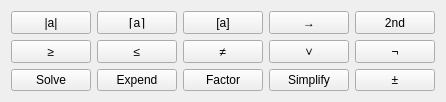
      <widget class="QWidget" name="tab_alge">
       <attribute name="title">
        <string>Algebra</string>
       </attribute>
       <layout class="QGridLayout" name="gridLayout_11">
        <item row="0" column="0">
         <layout class="QGridLayout" name="gridLayout_2">
          <item row="0" column="1">
           <widget class="QPushButton" name="pushButton_cefl">
            <property name="sizePolicy">
             <sizepolicy hsizetype="Expanding" vsizetype="Expanding">
              <horstretch>0</horstretch>
              <verstretch>0</verstretch>
             </sizepolicy>
            </property>
            <property name="text">
             <string>⌈a⌉</string>
            </property>
           </widget>
          </item>
          <item row="1" column="0">
           <widget class="QPushButton" name="pushButton_ge">
            <property name="sizePolicy">
             <sizepolicy hsizetype="Expanding" vsizetype="Expanding">
              <horstretch>0</horstretch>
              <verstretch>0</verstretch>
             </sizepolicy>
            </property>
            <property name="text">
             <string>≥</string>
            </property>
           </widget>
          </item>
          <item row="0" column="0">
           <widget class="QPushButton" name="pushButton_abs">
            <property name="sizePolicy">
             <sizepolicy hsizetype="Expanding" vsizetype="Expanding">
              <horstretch>0</horstretch>
              <verstretch>0</verstretch>
             </sizepolicy>
            </property>
            <property name="text">
             <string>|a|</string>
            </property>
           </widget>
          </item>
          <item row="2" column="0">
           <widget class="QPushButton" name="pushButton_sol">
            <property name="sizePolicy">
             <sizepolicy hsizetype="Expanding" vsizetype="Expanding">
              <horstretch>0</horstretch>
              <verstretch>0</verstretch>
             </sizepolicy>
            </property>
            <property name="text">
             <string>Solve</string>
            </property>
           </widget>
          </item>
          <item row="1" column="1">
           <widget class="QPushButton" name="pushButton_le">
            <property name="sizePolicy">
             <sizepolicy hsizetype="Expanding" vsizetype="Expanding">
              <horstretch>0</horstretch>
              <verstretch>0</verstretch>
             </sizepolicy>
            </property>
            <property name="text">
             <string>≤</string>
            </property>
           </widget>
          </item>
          <item row="2" column="1">
           <widget class="QPushButton" name="pushButton_exp">
            <property name="sizePolicy">
             <sizepolicy hsizetype="Expanding" vsizetype="Expanding">
              <horstretch>0</horstretch>
              <verstretch>0</verstretch>
             </sizepolicy>
            </property>
            <property name="text">
             <string>Expend</string>
            </property>
           </widget>
          </item>
          <item row="2" column="2">
           <widget class="QPushButton" name="pushButton_fac">
            <property name="sizePolicy">
             <sizepolicy hsizetype="Expanding" vsizetype="Expanding">
              <horstretch>0</horstretch>
              <verstretch>0</verstretch>
             </sizepolicy>
            </property>
            <property name="text">
             <string>Factor</string>
            </property>
           </widget>
          </item>
          <item row="2" column="3">
           <widget class="QPushButton" name="pushButton_sim">
            <property name="sizePolicy">
             <sizepolicy hsizetype="Expanding" vsizetype="Expanding">
              <horstretch>0</horstretch>
              <verstretch>0</verstretch>
             </sizepolicy>
            </property>
            <property name="text">
             <string>Simplify</string>
            </property>
           </widget>
          </item>
          <item row="2" column="4">
           <widget class="QPushButton" name="pushButton_ps">
            <property name="sizePolicy">
             <sizepolicy hsizetype="Expanding" vsizetype="Expanding">
              <horstretch>0</horstretch>
              <verstretch>0</verstretch>
             </sizepolicy>
            </property>
            <property name="text">
             <string>±</string>
            </property>
           </widget>
          </item>
          <item row="1" column="2">
           <widget class="QPushButton" name="pushButton_ne">
            <property name="sizePolicy">
             <sizepolicy hsizetype="Expanding" vsizetype="Expanding">
              <horstretch>0</horstretch>
              <verstretch>0</verstretch>
             </sizepolicy>
            </property>
            <property name="text">
             <string>≠</string>
            </property>
           </widget>
          </item>
          <item row="0" column="2">
           <widget class="QPushButton" name="pushButton_gidp">
            <property name="sizePolicy">
             <sizepolicy hsizetype="Expanding" vsizetype="Expanding">
              <horstretch>0</horstretch>
              <verstretch>0</verstretch>
             </sizepolicy>
            </property>
            <property name="text">
             <string>[a]</string>
            </property>
           </widget>
          </item>
          <item row="0" column="4">
           <widget class="QPushButton" name="pushButton_2nda">
            <property name="sizePolicy">
             <sizepolicy hsizetype="Expanding" vsizetype="Expanding">
              <horstretch>0</horstretch>
              <verstretch>0</verstretch>
             </sizepolicy>
            </property>
            <property name="text">
             <string>2nd</string>
            </property>
           </widget>
          </item>
          <item row="1" column="3">
           <widget class="QPushButton" name="pushButton_oa">
            <property name="sizePolicy">
             <sizepolicy hsizetype="Expanding" vsizetype="Expanding">
              <horstretch>0</horstretch>
              <verstretch>0</verstretch>
             </sizepolicy>
            </property>
            <property name="text">
             <string>∨</string>
            </property>
           </widget>
          </item>
          <item row="1" column="4">
           <widget class="QPushButton" name="pushButton_noxo">
            <property name="sizePolicy">
             <sizepolicy hsizetype="Expanding" vsizetype="Expanding">
              <horstretch>0</horstretch>
              <verstretch>0</verstretch>
             </sizepolicy>
            </property>
            <property name="text">
             <string>¬</string>
            </property>
           </widget>
          </item>
          <item row="0" column="3">
           <widget class="QPushButton" name="pushButton_rl">
            <property name="sizePolicy">
             <sizepolicy hsizetype="Expanding" vsizetype="Expanding">
              <horstretch>0</horstretch>
              <verstretch>0</verstretch>
             </sizepolicy>
            </property>
            <property name="text">
             <string>→</string>
            </property>
           </widget>
          </item>
         </layout>
        </item>
       </layout>
      </widget>
